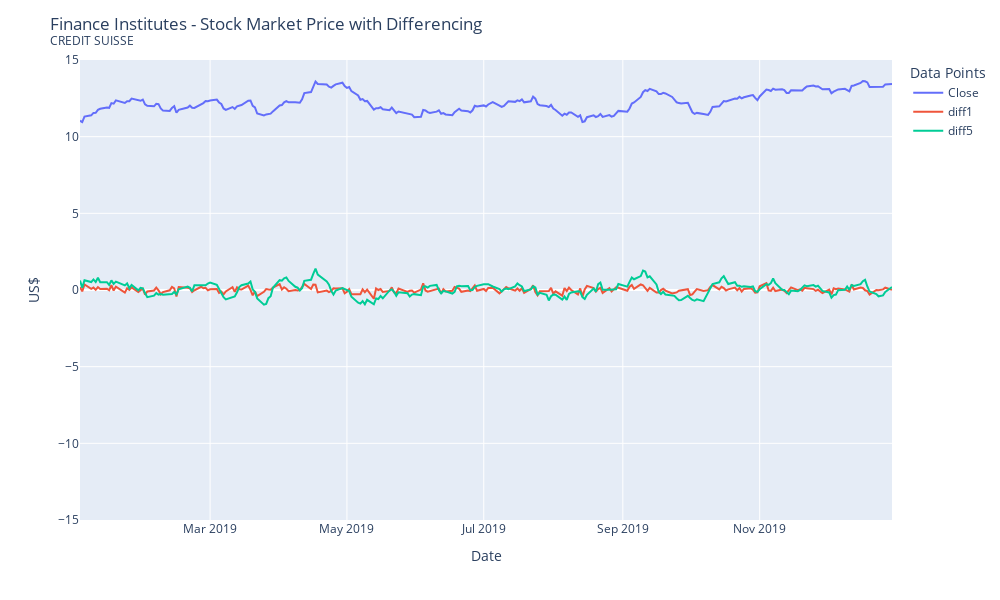

This figure's notebook cell:
### Code cell
import plotly.express as px
df= dataZ[(dataZ['Date'] > "2019-01-01") & (dataZ['Date'] < "2019-12-31")]

# Create Line plot
fig = px.line(df, x=df['Date'], y=['Close', 'diff1','diff5'])


# Setup Layout
fig.update_layout(
    title="Finance Institutes - Stock Market Price with Differencing <br><sup>CREDIT SUISSE</sup>",
    legend_title="Data Points",
    yaxis_title='US$',
    width=1000, height=600,
    yaxis_range = (-15,15))

# Display the plot
fig.show()

### Figure 1 — Plotly figure (JSON) as saved in the notebook; plotly's stock layout.template omitted (floating-point values rounded to 4 significant figures; data arrays with more than 128 entries replaced by an {"elided": "..."} marker saying what was removed)
{"data": [{"hovertemplate": "variable=Close<br>Date=%{x}<br>value=%{y}<extra></extra>", "legendgroup": "Close", "line": {"color": "#636efa", "dash": "solid"}, "marker": {"symbol": "circle"}, "mode": "lines", "name": "Close", "orientation": "v", "showlegend": true, "type": "scatter", "x": {"elided": "251 str values"}, "xaxis": "x", "y": {"elided": "251 float values"}, "yaxis": "y"}, {"hovertemplate": "variable=diff1<br>Date=%{x}<br>value=%{y}<extra></extra>", "legendgroup": "diff1", "line": {"color": "#EF553B", "dash": "solid"}, "marker": {"symbol": "circle"}, "mode": "lines", "name": "diff1", "orientation": "v", "showlegend": true, "type": "scatter", "x": {"elided": "251 str values"}, "xaxis": "x", "y": {"elided": "251 float values"}, "yaxis": "y"}, {"hovertemplate": "variable=diff5<br>Date=%{x}<br>value=%{y}<extra></extra>", "legendgroup": "diff5", "line": {"color": "#00cc96", "dash": "solid"}, "marker": {"symbol": "circle"}, "mode": "lines", "name": "diff5", "orientation": "v", "showlegend": true, "type": "scatter", "x": {"elided": "251 str values"}, "xaxis": "x", "y": {"elided": "251 float values"}, "yaxis": "y"}], "layout": {"height": 600, "legend": {"title": {"text": "Data Points"}, "tracegroupgap": 0}, "margin": {"t": 60}, "title": {"text": "Finance Institutes - Stock Market Price with Differencing <br><sup>CREDIT SUISSE</sup>"}, "width": 1000, "xaxis": {"anchor": "y", "domain": [0, 1], "title": {"text": "Date"}}, "yaxis": {"anchor": "x", "domain": [0, 1], "range": [-15, 15], "title": {"text": "US$"}}}}
